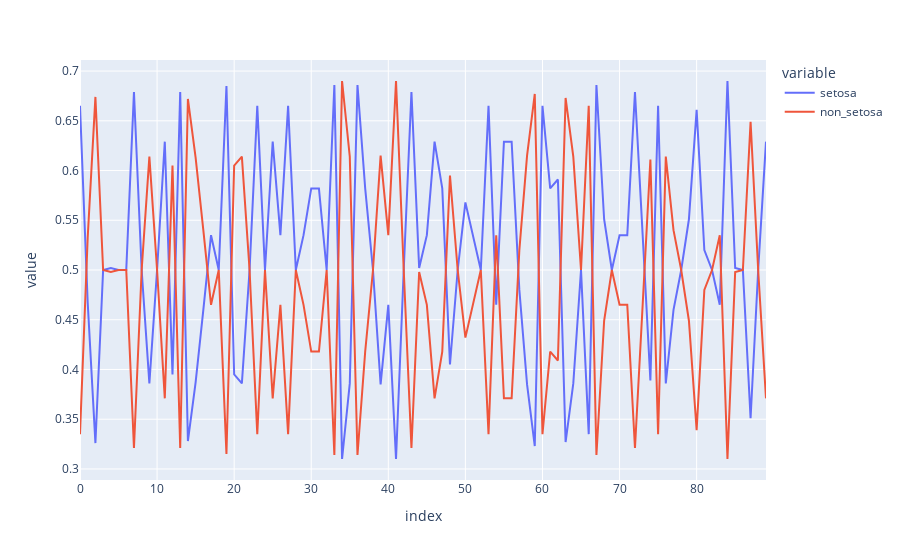

The code cell stored with this chart in its notebook:
### Code cell
# Using plotly.express
import plotly.express as px

fig = px.line(teacher_pred)
fig.show()

### Figure 1 — Plotly figure (JSON) as saved in the notebook; plotly's stock layout.template omitted (floating-point values rounded to 4 significant figures)
{"data": [{"hovertemplate": "variable=setosa<br>index=%{x}<br>value=%{y}<extra></extra>", "legendgroup": "setosa", "line": {"color": "#636efa", "dash": "solid"}, "marker": {"symbol": "circle"}, "mode": "lines", "name": "setosa", "orientation": "v", "showlegend": true, "type": "scatter", "x": [0, 1, 2, 3, 4, 5, 6, 7, 8, 9, 10, 11, 12, 13, 14, 15, 16, 17, 18, 19, 20, 21, 22, 23, 24, 25, 26, 27, 28, 29, 30, 31, 32, 33, 34, 35, 36, 37, 38, 39, 40, 41, 42, 43, 44, 45, 46, 47, 48, 49, 50, 51, 52, 53, 54, 55, 56, 57, 58, 59, 60, 61, 62, 63, 64, 65, 66, 67, 68, 69, 70, 71, 72, 73, 74, 75, 76, 77, 78, 79, 80, 81, 82, 83, 84, 85, 86, 87, 88, 89], "xaxis": "x", "y": [0.665, 0.467, 0.326, 0.5, 0.502, 0.5, 0.5, 0.679, 0.5, 0.386, 0.5, 0.629, 0.395, 0.679, 0.328, 0.387, 0.46, 0.535, 0.5, 0.685, 0.395, 0.386, 0.5, 0.665, 0.5, 0.629, 0.535, 0.665, 0.5, 0.535, 0.582, 0.582, 0.5, 0.686, 0.31, 0.386, 0.686, 0.582, 0.501, 0.385, 0.465, 0.31, 0.5, 0.679, 0.502, 0.535, 0.629, 0.582, 0.405, 0.5, 0.568, 0.535, 0.5, 0.665, 0.465, 0.629, 0.629, 0.48, 0.385, 0.323, 0.665, 0.582, 0.591, 0.327, 0.386, 0.5, 0.335, 0.686, 0.551, 0.5, 0.535, 0.535, 0.679, 0.535, 0.389, 0.665, 0.386, 0.46, 0.5, 0.551, 0.661, 0.52, 0.5, 0.465, 0.69, 0.502, 0.5, 0.351, 0.502, 0.629], "yaxis": "y"}, {"hovertemplate": "variable=non_setosa<br>index=%{x}<br>value=%{y}<extra></extra>", "legendgroup": "non_setosa", "line": {"color": "#EF553B", "dash": "solid"}, "marker": {"symbol": "circle"}, "mode": "lines", "name": "non_setosa", "orientation": "v", "showlegend": true, "type": "scatter", "x": [0, 1, 2, 3, 4, 5, 6, 7, 8, 9, 10, 11, 12, 13, 14, 15, 16, 17, 18, 19, 20, 21, 22, 23, 24, 25, 26, 27, 28, 29, 30, 31, 32, 33, 34, 35, 36, 37, 38, 39, 40, 41, 42, 43, 44, 45, 46, 47, 48, 49, 50, 51, 52, 53, 54, 55, 56, 57, 58, 59, 60, 61, 62, 63, 64, 65, 66, 67, 68, 69, 70, 71, 72, 73, 74, 75, 76, 77, 78, 79, 80, 81, 82, 83, 84, 85, 86, 87, 88, 89], "xaxis": "x", "y": [0.335, 0.533, 0.674, 0.5, 0.498, 0.5, 0.5, 0.321, 0.5, 0.614, 0.5, 0.371, 0.605, 0.321, 0.672, 0.613, 0.54, 0.465, 0.5, 0.315, 0.605, 0.614, 0.5, 0.335, 0.5, 0.371, 0.465, 0.335, 0.5, 0.465, 0.418, 0.418, 0.5, 0.314, 0.69, 0.614, 0.314, 0.418, 0.499, 0.615, 0.535, 0.69, 0.5, 0.321, 0.498, 0.465, 0.371, 0.418, 0.595, 0.5, 0.432, 0.465, 0.5, 0.335, 0.535, 0.371, 0.371, 0.52, 0.615, 0.677, 0.335, 0.418, 0.409, 0.673, 0.614, 0.5, 0.665, 0.314, 0.449, 0.5, 0.465, 0.465, 0.321, 0.465, 0.611, 0.335, 0.614, 0.54, 0.5, 0.449, 0.339, 0.48, 0.5, 0.535, 0.31, 0.498, 0.5, 0.649, 0.498, 0.371], "yaxis": "y"}], "layout": {"legend": {"title": {"text": "variable"}, "tracegroupgap": 0}, "margin": {"t": 60}, "xaxis": {"anchor": "y", "domain": [0, 1], "title": {"text": "index"}}, "yaxis": {"anchor": "x", "domain": [0, 1], "title": {"text": "value"}}}}
